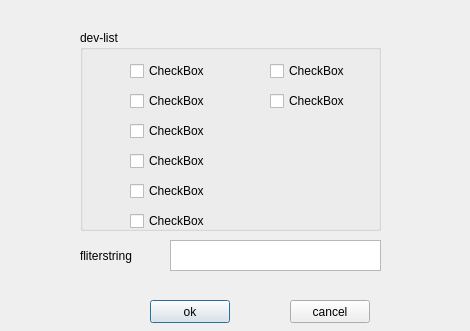
<?xml version="1.0" encoding="UTF-8"?>
<ui version="4.0">
 <class>chose_dev</class>
 <widget class="QDialog" name="chose_dev">
  <property name="geometry">
   <rect>
    <x>0</x>
    <y>0</y>
    <width>470</width>
    <height>331</height>
   </rect>
  </property>
  <property name="minimumSize">
   <size>
    <width>470</width>
    <height>331</height>
   </size>
  </property>
  <property name="maximumSize">
   <size>
    <width>470</width>
    <height>331</height>
   </size>
  </property>
  <property name="windowTitle">
   <string>Dialog</string>
  </property>
  <widget class="QGroupBox" name="groupBox">
   <property name="geometry">
    <rect>
     <x>80</x>
     <y>30</y>
     <width>301</width>
     <height>201</height>
    </rect>
   </property>
   <property name="title">
    <string>dev-list</string>
   </property>
   <property name="flat">
    <bool>false</bool>
   </property>
   <property name="checkable">
    <bool>false</bool>
   </property>
   <widget class="QCheckBox" name="checkBox">
    <property name="geometry">
     <rect>
      <x>50</x>
      <y>30</y>
      <width>97</width>
      <height>22</height>
     </rect>
    </property>
    <property name="text">
     <string>CheckBox</string>
    </property>
   </widget>
   <widget class="QCheckBox" name="checkBox_2">
    <property name="geometry">
     <rect>
      <x>50</x>
      <y>60</y>
      <width>97</width>
      <height>22</height>
     </rect>
    </property>
    <property name="text">
     <string>CheckBox</string>
    </property>
   </widget>
   <widget class="QCheckBox" name="checkBox_3">
    <property name="geometry">
     <rect>
      <x>50</x>
      <y>90</y>
      <width>97</width>
      <height>22</height>
     </rect>
    </property>
    <property name="text">
     <string>CheckBox</string>
    </property>
   </widget>
   <widget class="QCheckBox" name="checkBox_4">
    <property name="geometry">
     <rect>
      <x>50</x>
      <y>120</y>
      <width>97</width>
      <height>22</height>
     </rect>
    </property>
    <property name="text">
     <string>CheckBox</string>
    </property>
   </widget>
   <widget class="QCheckBox" name="checkBox_5">
    <property name="geometry">
     <rect>
      <x>50</x>
      <y>150</y>
      <width>97</width>
      <height>22</height>
     </rect>
    </property>
    <property name="text">
     <string>CheckBox</string>
    </property>
   </widget>
   <widget class="QCheckBox" name="checkBox_6">
    <property name="geometry">
     <rect>
      <x>50</x>
      <y>180</y>
      <width>97</width>
      <height>22</height>
     </rect>
    </property>
    <property name="text">
     <string>CheckBox</string>
    </property>
   </widget>
   <widget class="QCheckBox" name="checkBox_7">
    <property name="geometry">
     <rect>
      <x>190</x>
      <y>30</y>
      <width>97</width>
      <height>22</height>
     </rect>
    </property>
    <property name="text">
     <string>CheckBox</string>
    </property>
   </widget>
   <widget class="QCheckBox" name="checkBox_8">
    <property name="geometry">
     <rect>
      <x>190</x>
      <y>60</y>
      <width>97</width>
      <height>22</height>
     </rect>
    </property>
    <property name="text">
     <string>CheckBox</string>
    </property>
   </widget>
  </widget>
  <widget class="QPushButton" name="pushButton">
   <property name="geometry">
    <rect>
     <x>150</x>
     <y>300</y>
     <width>80</width>
     <height>23</height>
    </rect>
   </property>
   <property name="text">
    <string>ok</string>
   </property>
  </widget>
  <widget class="QPushButton" name="pushButton_2">
   <property name="geometry">
    <rect>
     <x>290</x>
     <y>300</y>
     <width>80</width>
     <height>23</height>
    </rect>
   </property>
   <property name="text">
    <string>cancel</string>
   </property>
  </widget>
  <widget class="QLabel" name="label">
   <property name="geometry">
    <rect>
     <x>80</x>
     <y>246</y>
     <width>71</width>
     <height>20</height>
    </rect>
   </property>
   <property name="text">
    <string>fliterstring</string>
   </property>
  </widget>
  <widget class="QTextEdit" name="textEdit">
   <property name="geometry">
    <rect>
     <x>170</x>
     <y>240</y>
     <width>211</width>
     <height>31</height>
    </rect>
   </property>
  </widget>
 </widget>
 <resources/>
 <connections/>
</ui>
